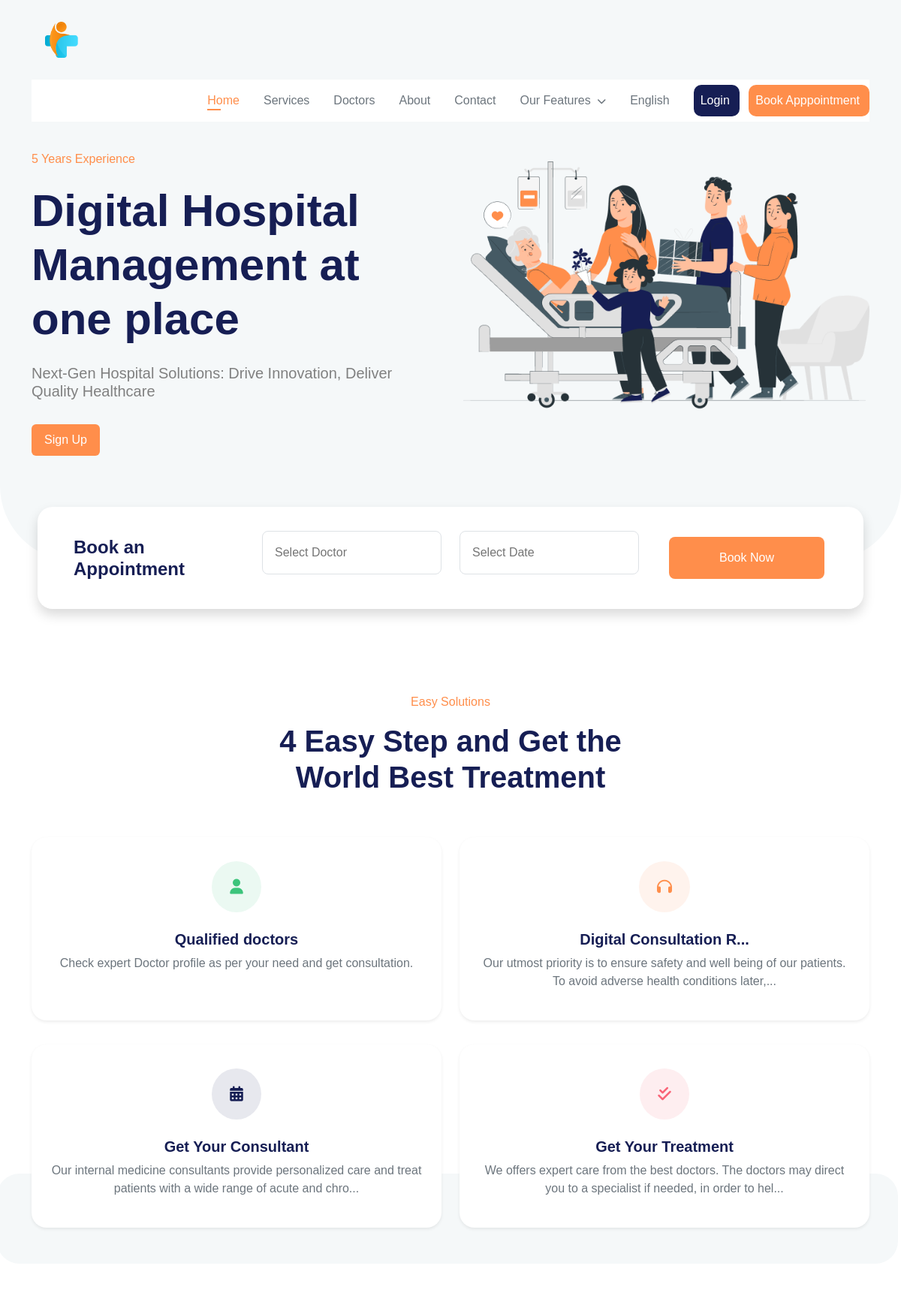
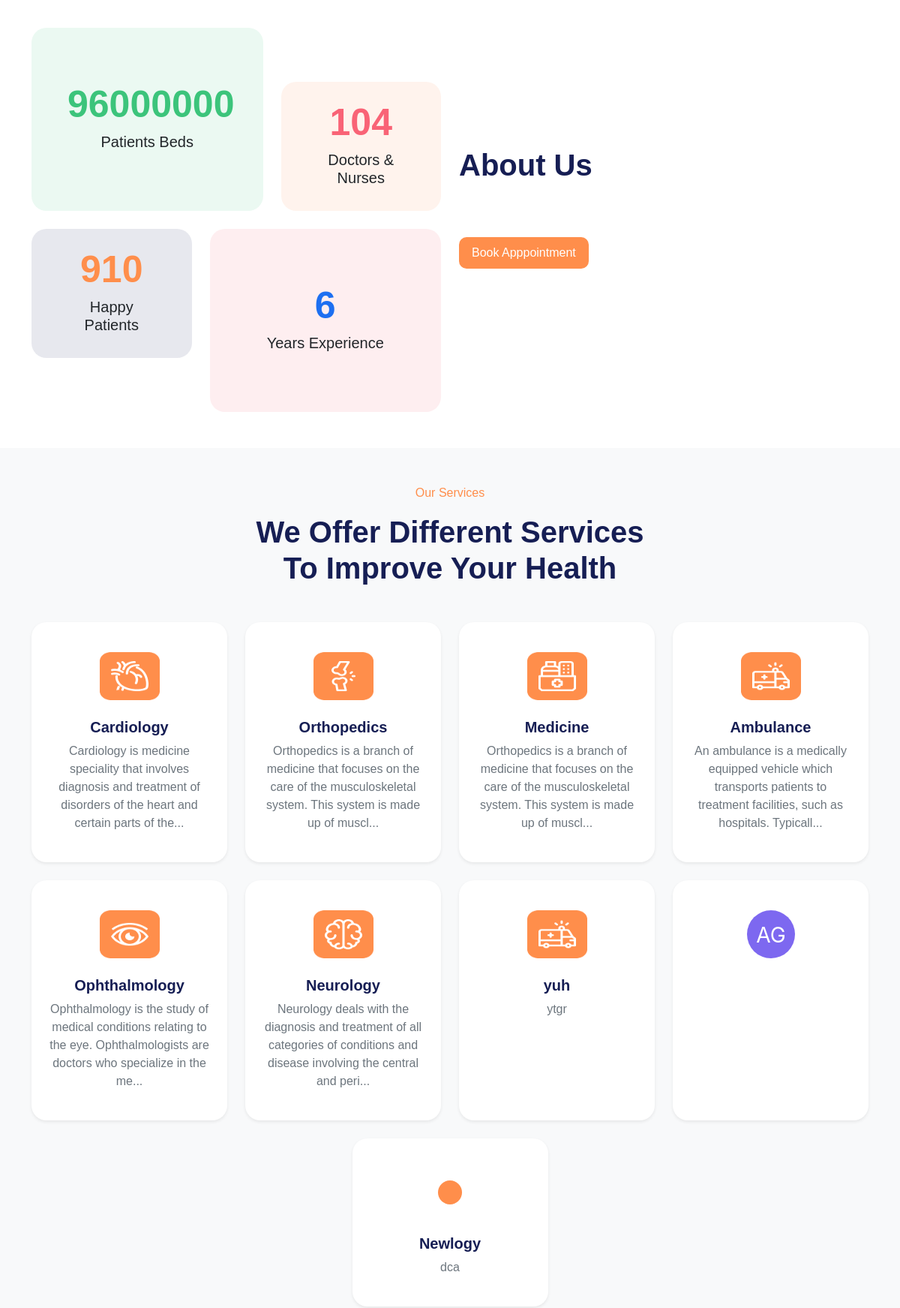
The app's page /Frontend/index.php (upper part) with its own data (2 pictures, top to bottom).
### tables this page shows
CREATE TABLE `about_master` (
  `heading` varchar(100) DEFAULT 'About Us',
  `subheading` varchar(1000) DEFAULT 'At Home of Compassion Hospital, we are dedicated to providing exceptional and comprehensive care to our patients. Our team of experienced healthcare professionals is committed to using the latest technologies and techniques to ensure that every patient receives the highest quality of care. We pride ourselves on our commitment to excellence and strive to make a positive difference in the lives of those we serve. Join us in our mission to advance healthcare and improve lives.',
  `patient_beds` int DEFAULT '96',
  `doctors_nurses` int DEFAULT '104',
  `happy_patients` int DEFAULT '910',
  `experience` int DEFAULT '5'
);

CREATE TABLE `service_master` (
  `service_id` int NOT NULL,
  `image` blob,
  `heading` varchar(30) DEFAULT NULL,
  `subheading` varchar(500) DEFAULT NULL,
  `status` varchar(10) DEFAULT 'Active'
);

### Frontend/index.php (the view, shortened to what this page needs)
<!DOCTYPE html>
<html lang="en">
<head>
  <link href="https://cdn.jsdelivr.net/npm/bootstrap@5.2.3/dist/css/bootstrap.min.css" rel="stylesheet"
>
  <link rel="stylesheet" href="style.css">
  <link rel="stylesheet" href="https://cdnjs.cloudflare.com/ajax/libs/OwlCarousel2/2.3.4/assets/owl.carousel.min.css"
 />
  <link rel="stylesheet"
    href="https://cdnjs.cloudflare.com/ajax/libs/OwlCarousel2/2.3.4/assets/owl.theme.default.min.css"
 />
  <link rel="stylesheet" href="https://cdn.jsdelivr.net/npm/swiper@10/swiper-bundle.min.css" />
</head>
<body>
  <main style=" border-radius: 0px 0px 100px 100px; padding-bottom:140px; background: rgb(245,248,249);">
    <div class="container">
      <nav class="navbar navbar-expand-xl navbar-light">
        <a class="navbar-brand ms-0" href="#">
          <img class="img-fluid" src="logo.png" alt="" style="transform: scale(0.6);">
        </a>
        <div class="collapse navbar-collapse p-4 pt-1 p-xl-0 shadow" id="navbarSupportedContent">
          <ul class="navbar-nav ms-auto mb-2 mb-xl-0">
            <li class="nav-item p-xl-2">
              <a class="nav-link active text-secondary" aria-current="page" href="index.php">Home</a>
            </li>
            <li class="nav-item p-xl-2">
              <a class="nav-link text-secondary" href="services.php">Services</a>
            </li>
            <li class="nav-item p-xl-2">
              <a class="nav-link text-secondary" href="doctors.php">Doctors</a>
            </li>
            <li class="nav-item p-xl-2">
              <a class="nav-link text-secondary" href="about.php">About</a>
            </li>
            <li class="nav-item p-xl-2">
              <a class="nav-link text-secondary" href="contact.php">Contact</a>
            </li>
            <li class="nav-item dropdown p-xl-2 position-relative">
              <a class="nav-link dropdown-toggle1 text-secondary" href="#" id="navbarDropdown1">
                Our Features
                <i class="fas fa-chevron-down text-secondary ps-1" style="font-size: 12px;"></i>
              </a>
            </li>
            <li class="nav-item dropdown p-xl-2">
              <a class="nav-link dropdown-toggle2 text-secondary" href="#" id="navbarDropdown2">
                English
              </a>
            </li>
          </ul>
          <div class="text-xl-end ms-xl-3">
            <a class="btn text-white ps-xxl-3 ps-2 py-2 me-2 " href="login.php"
              style="background: rgb(22,30,84); border-radius: .625rem;">Login</a>
            <a class="btn text-white ps-xxl-3 ps-2 py-2" href="appointment.php"
              style="background: rgb(255,142,75); border-radius: .625rem;">Book Apppointment</a>
          </div>
        </div>
      </nav>
    </div>
    <div class="container mt-5">
      <div class="row mt-3">
        <div class="col-lg-6 align-self-center order-lg-2">
          <img class="img-fluid" src="Home.png" alt="">
        </div>
        <div class="text-center text-lg-start col-lg-6">
          <h6 class="mt-5" style="color: rgb(255,142,75);">5 Years Experience</h6>
          <h1 class="fw-bold mt-4 myhead1" style="color: rgb(22,30,84); font-size: 40px;">Digital
            Hospital
            Management at one place</h1>
          <h5 class="fw-normal mt-4" style="color: grey;">Next-Gen Hospital Solutions: Drive
            Innovation, Deliver Quality Healthcare</h5>
          <a class="btn text-white mt-4 p-3 py-2" style="background: rgb(255,142,75);" href="register.php">Sign Up</a>
        </div>
      </div>
    </div>
  </main>
  <section>
    <div class="container pb-2" style="margin-top: -80px;">
      <div class="bg-white p-4 m-2 row shadow" style="border-radius: 20px;">
        <h4 class="col-lg-3 col-12 fw-bold mt-3 ps-lg-4" style="color: rgb(22,30,84);">Book an Appointment</h4>
        <div class="col-md-6 col-lg-3 col-12">
          <div class="position-relative myselectinput">
            <input class="w-100 p-3 mt-2 border rounded-3" type="" placeholder="Select Doctor">
          </div>
        </div>
        <div class="col-md-6 col-12 col-lg-3">
          <input class="myinput w-100 p-3 my-2 border rounded-3 position-relative" placeholder="Select Date" type="text"
            id="datepicker" name="patient_date" required>
        </div>
        <div class="col-12 col-lg-3">
          <a class="row justify-content-center m-3 p-3 rounded-3 text-white text-decoration-none" href="appointment.php"
            style="background: rgb(255,142,75);">Book Now</a>
        </div>
      </div>
    </div>
  </section>
  <section class="bg-light mt-5 pb-4 mybg1">
    <div class="container pt-5 position-relative">
      <div class="col-lg-6 mx-auto">
        <p class="text-center" style="color: rgb(255,142,75);">Easy Solutions</p>
        <h1 class="text-center" style="color: rgb(22,30,84); font-weight: 800;">4 Easy Step and Get the World
          Best Treatment</h1>
      </div>
      <div class="row mt-5 mybg2">
        <div class="col-md-6 col-xxl-3 pb-4 pt-2 d-flex">
          <div class="w-100 text-center bg-white p-4 shadow-sm" style="border-radius: 20px;">
            <i class="fa-solid fa-user p-4 mb-4 mt-2 rounded-circle fs-5"
              style="background: rgb(235,249,242); color: rgb(60,196,123);"></i>
            <h5 class="fw-bold" style="color: rgb(22,30,84);">Qualified doctors</h5>
            <p class="text-secondary">Check expert Doctor profile as per your need and get consultation.</p>
          </div>
        </div>
        <div class="col-md-6 col-xxl-3 pb-4 pt-2 d-flex">
          <div class="text-center bg-white p-4 shadow-sm" style="border-radius: 20px;">
            <i class="fa fa-headphones p-4 mb-4 mt-2 rounded-circle fs-5"
              style="background: rgb(255,243,237); color: rgb(255,142,75)"></i>
            <h5 class="fw-bold" style="color: rgb(22,30,84);">Digital Consultation R...</h5>
            <p class="text-secondary">Our utmost priority is to ensure safety and well being of our
              patients. To avoid adverse health conditions later,...</p>
          </div>
        </div>
        <div class="col-md-6 col-xxl-3 pb-4 pt-2 d-flex">
          <div class="text-center bg-white p-4 shadow-sm" style="border-radius: 20px;">
            <i class="fa-solid fa-calendar-days p-4 mb-4 mt-2 rounded-circle fs-5"
              style="background: rgb(231,232,238); color: rgb(22,30,84);"></i>
            <h5 class="fw-bold" style="color: rgb(22,30,84);">Get Your Consultant</h5>
            <p class="text-secondary">Our internal medicine consultants provide personalized care and treat
              patients with a wide range of acute and chro...</p>
          </div>
        </div>
        <div class="col-md-6 col-xxl-3 pb-4 pt-2 d-flex">
          <div class="text-center bg-white p-4 shadow-sm" style="border-radius: 20px;">
            <i class="fa-solid fa-check-double p-4 mb-4 mt-2 rounded-circle fs-5"
              style="background: rgb(254,238,240); color: rgb(249,99,118)"></i>
            <h5 class="fw-bold" style="color: rgb(22,30,84);">Get Your Treatment</h5>
            <p class="text-secondary">We offers expert care from the best doctors. The doctors may direct
              you to a specialist if needed, in order to hel...</p>
          </div>
        </div>
      </div>
    </div>
  </section>
  <section>
    <div class="container py-5">
      <div class="row">
        <div class="col-lg-6 align-self-center order-lg-2">
          <?php
          include("conn.php");
          $sql = "select * from about_master";
          $query = mysqli_query($con, $sql);
          $row = mysqli_fetch_array($query);
          ?>
          <h1 class="mt-3 text-center text-lg-start" style="color: rgb(22,30,84); font-weight: 800;">
            <?php echo $row['heading']; ?>
          </h1>
          <p class="py-4 text-center text-lg-start text-secondary">
          </p>
          <div class="text-center text-lg-start">
            <a class="btn text-white p-2 px-3" href="appointment.php"
              style="background: rgb(255,142,75); border-radius: .625rem;">Book Apppointment</a>
          </div>
        </div>
        <div class="col-lg-6">
          <div class="row mt-4">
            <div class="col-md-7 mt-4">
              <div class="text-center p-5" style="background: rgb(235,249,242); border-radius: 20px;">
                <h1 class="fw-bold pt-md-4" style="color: rgb(60,196,123); font-size: 50px;">
                  <?php echo $row['patient_beds']; ?>
                </h1>
                <h5 class="pb-md-4">Patients Beds</h5>
              </div>
            </div>
            <div class="col-md-5 mt-4 align-self-end">
              <div class="text-center p-5 py-lg-4" style="background: rgb(255,243,237); border-radius: 20px;">
                <h1 class="fw-bold" style="color: rgb(249,99,118); font-size: 50px;">
                  <?php echo $row['doctors_nurses']; ?>
                </h1>
                <h5>Doctors & Nurses</h5>
              </div>
            </div>
            <div class="col-md-5 mt-4">
              <div class="text-center p-5 py-lg-4" style="background: rgb(231,232,238); border-radius: 20px;">
                <h1 class="fw-bold" style="color: rgb(255,142,75); font-size: 50px;">
                  <?php echo $row['happy_patients']; ?>
                </h1>
                <h5>Happy Patients</h5>
              </div>
            </div>
            <div class="col-md-7 mt-4">
              <div class="text-center p-5" style="background: rgb(254,238,240); border-radius: 20px;">
                <h1 class="fw-bold pt-md-4" style="color: rgb(29,111,241); font-size: 50px;">
                  <?php echo $row['experience']; ?>
                </h1>
                <h5 class="pb-md-4">Years Experience</h5>
              </div>
            </div>
          </div>
        </div>
      </div>
    </div>
  </section>
  <section class="bg-light">
    <div class="container py-5">
      <div>
        <p class="text-center" style="color: rgb(255,142,75);">Our Services</p>
        <h1 class="text-center col-lg-6 mx-auto" style="color: rgb(22,30,84); font-weight: 800;">We Offer
          Different Services To Improve Your Health</h1>
      </div>
      <div class="row mt-5 justify-content-center">
        <?php
        include("conn.php");
        $sql = "select * from service_master where status = 'Active'";
        $query = mysqli_query($con, $sql);
        while ($row = mysqli_fetch_array($query)) {
          ?>
          <div class="col-md-6 col-lg-4 col-xl-3 d-flex">
            <div class="w-100 p-4 bg-white text-center shadow-sm mb-4 myhover">
              <?php
              echo "<img class='img-fluid pt-3' style='height:80px; width:80px;' src='Backend/pages/tables/images/" . $row['image'] . "'>";
              ?>
              <h5 class="mb-2 my-4 fw-bold" style="color: rgb(22,30,84);">
                <?php echo $row['heading'] ?>
              </h5>
              <p class="text-secondary">
                <?php echo $row['subheading'] ?>
              </p>
            </div>
          </div>
          <?php
        }
        ?>
      </div>
    </div>
  </section>
</body>
</html>

### Frontend/style.css (style rules this page uses)
* { box-sizing: border-box; letter-spacing: 0px; }
body { margin: 0px; padding: 0px; font-family: Product-sans, sans-serif; }
.dropdown-toggle2::after { display: none !important; }
@media screen and (min-width: 1200px) and (max-width: 1399px) { nav a { font-size: 14px; } }
@media screen and (max-width: 1200px) { .navbar .navbar-collapse { background: white !important; position: absolute; top: 100%; width: 100%; } }
@media screen and (min-width: 1200px) { .navbar .navbar-collapse { box-shadow: none !important; } }
nav a { font-weight: 545; }
.nav-link { position: relative; }
.nav-link::after { display: block !important; content: ""; background-color: transparent; position: absolute; width: 18px; height: 2px; bottom: 7px; left: 8px; }
.nav-link.active, .nav-link:hover { color: rgb(255, 142, 75) !important; transition: 0.15s ease-in; }
.nav-item:has(.nav-link.active)>.nav-link::after, .nav-item:has(.nav-link:hover)>.nav-link::after, .nav-item li:has(.nav-link:hover) .nav-link::after, .nav-item li:has(.nav-link.active) .nav-link::after { background-color: rgb(255, 142, 75) !important; transition: 0.15s ease-in; }
@media screen and (min-width: 720px) { .myhead1 { font-size: 60px !important; } }
@media screen and (min-width: 1200px) { .mybg1 { background: white !important; position: relative; z-index: -2; } }
@media screen and (min-width: 1200px) { .mybg2::after { width: 1200px; display: block !important; } }
.mybg2::after { content: ""; position: absolute; background: rgb(245, 248, 249); height: 120px; bottom: -3%; border-radius: 30px; z-index: -1; left: -3%; right: 0%; padding-left: 40px; padding-right: 40px; display: none; }
.myhover { transition: 0.3s ease-in; border-radius: 20px; }

### records on screen
about_master: heading "About Us", patient_beds "96000000", doctors_nurses "104", happy_patients "910", experience "6"
service_master: image (picture), heading "Cardiology", subheading "Cardiology is medicine speciality that involves diagnosis and treatment of disorders of the heart and certain parts of the..."
service_master: image (picture), heading "Orthopedics", subheading "Orthopedics is a branch of medicine that focuses on the care of the musculoskeletal system. This system is made up of muscl..."
service_master: image (picture), heading "Medicine", subheading "Orthopedics is a branch of medicine that focuses on the care of the musculoskeletal system. This system is made up of muscl..."
service_master: image (picture), heading "Ambulance", subheading "An ambulance is a medically equipped vehicle which transports patients to treatment facilities, such as hospitals. Typicall..."
service_master: image (picture), heading "Ophthalmology", subheading "Ophthalmology is the study of medical conditions relating to the eye. Ophthalmologists are doctors who specialize in the me..."
service_master: image (picture), heading "Neurology", subheading "Neurology deals with the diagnosis and treatment of all categories of conditions and disease involving the central and peri..."
service_master: image (picture), heading "yuh", subheading "ytgr"
service_master: image (picture)
service_master: image (picture), heading "Newlogy", subheading "dca"
